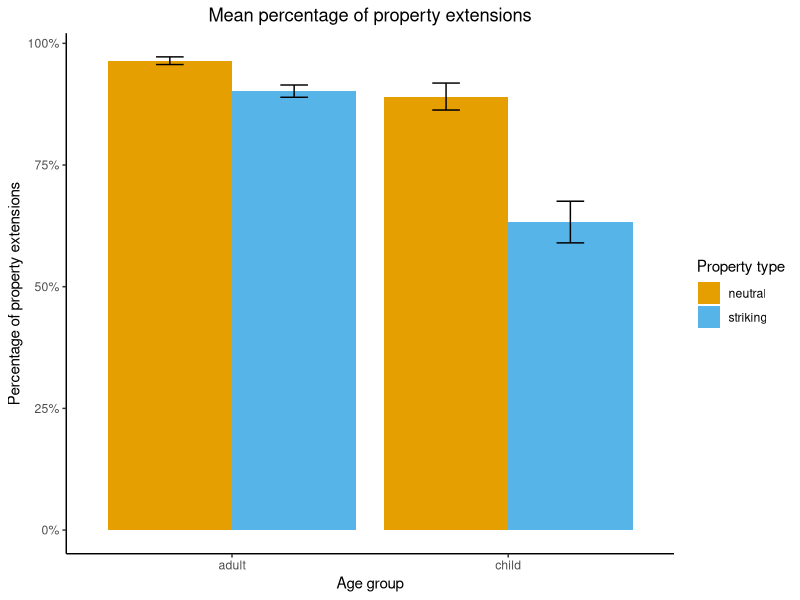
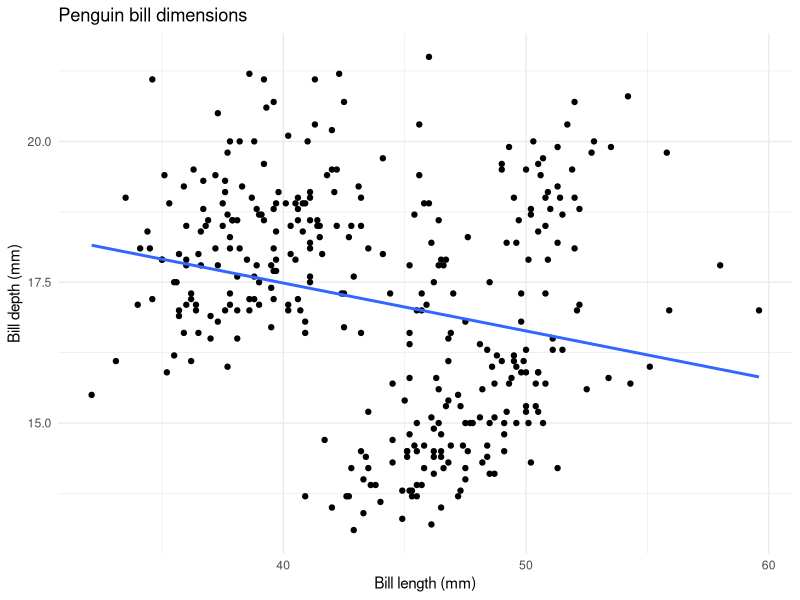
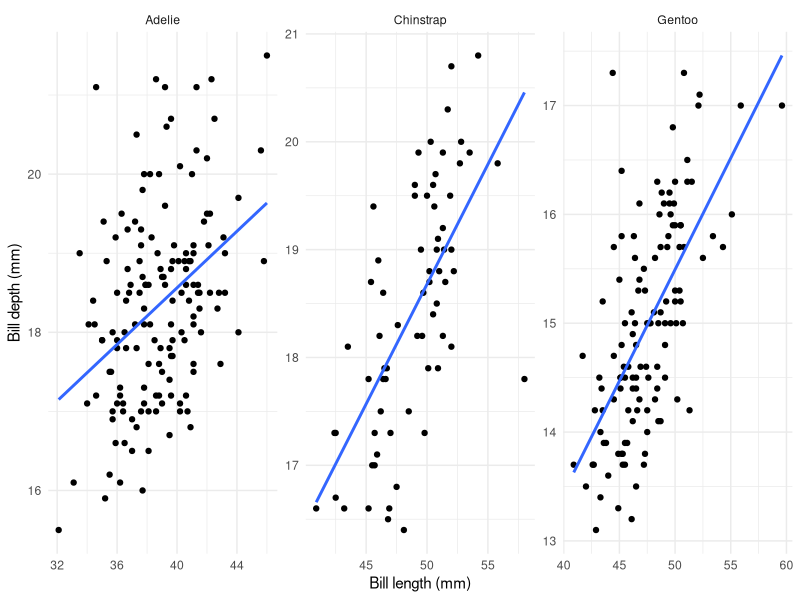
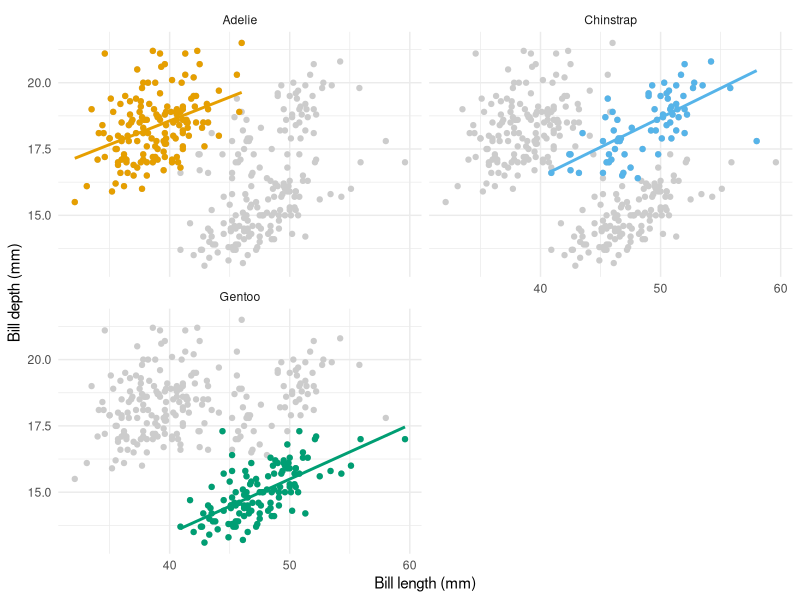

The R script that drew these images, in order:
## ---- chunk 1
knitr::opts_chunk$set(echo = TRUE, error = F, message = F, warning = F)
## ---- chunk 2
# package for convenience functions (e.g. ggplot2, dplyr, etc.)
library(tidyverse)

# use the minimal theme for plotting
ggplot2::theme_set(ggplot2::theme_minimal())

# global color scheme / non-optimized
project_colors = c("#E69F00", "#56B4E9", "#009E73", "#F0E442", "#0072B2", "#D55E00", "#CC79A7", "#000000")

# setting theme colors globally
scale_colour_discrete <- function(...) {
  scale_colour_manual(..., values = project_colors)
}
scale_fill_discrete <- function(...) {
   scale_fill_manual(..., values = project_colors)
}

# nicer global knitr options
knitr::opts_chunk$set(warning = FALSE, message = FALSE,
                      cache = FALSE, fig.align = 'center')
## ---- chunk 3
# your code here
## ---- chunk 4
frontiers <- read_csv("Frontiers 2019 adultchild exp 1.csv")
colnames(frontiers) <- c("subject_id", "gender",
                         "age", "list", "property_type",
                         "item_no", "statement", "response")
rbind(
  head(frontiers, 5),
  tail(frontiers, 5)
)
## ---- chunk 5
# your code here
## ---- chunk 6
nrow(frontiers)

frontiers |>
   pull(subject_id) |>
   unique() |>
   length()
## ---- chunk 7
# your code here
## ---- chunk 8
frontiers |>  
  group_by(age) |> 
  summarize(mean_yes = mean(response == 1)) |> 
  mutate(percent_yes = mean_yes * 100)
## ---- chunk 9
# your code here
## ---- chunk 10
# To have percent on the y-axis, you can use the library `scales`
require(scales)

frontiers |>
  group_by(property_type, age) |>
  summarise(percent = mean(response),
            s_error = sd(response) / sqrt(length(response))) |> # standard error
  ggplot(aes(x = age, y = percent, fill = property_type)) +
  geom_bar(position = position_dodge(), stat = "identity") +
  geom_errorbar(aes(ymin = percent - s_error, ymax = percent + s_error),
                width = .2,
                position = position_dodge(.9)) +
  labs(title = "Mean percentage of property extensions",
       x     = "Age group",
       y     = "Percentage of property extensions",
       fill  = "Property type") +
  theme_classic() +
  theme(plot.title = element_text(hjust = 0.5)) +
  scale_y_continuous(labels = scales::label_percent())
## ---- chunk 11
library(palmerpenguins)
glimpse(penguins)
## ---- chunk 12
with(penguins |> filter(!is.na(bill_length_mm) & !is.na(bill_depth_mm)), cor(bill_length_mm, bill_depth_mm))
# or
cor(penguins$bill_length_mm, penguins$bill_depth_mm, use = "complete.obs")
## ---- chunk 13
penguins |>
  filter(!is.na(bill_length_mm) & !is.na(bill_depth_mm)) |>
  group_by(species) |>
  summarize(
    correlation = cor(bill_length_mm, bill_depth_mm)
  )
## ---- chunk 14
# your code here
## ---- chunk 15
penguins |>
  ggplot(aes(x = bill_length_mm,
             y = bill_depth_mm)) +
  geom_point() +
  labs(title = "Penguin bill dimensions",
       x = "Bill length (mm)",
       y = "Bill depth (mm)") +
  geom_smooth(method = "lm", se = FALSE)
## ---- chunk 16
penguins |>
  ggplot(aes(x = bill_length_mm,
             y = bill_depth_mm)) +
  geom_point() +
  labs(x = "Bill length (mm)",
       y = "Bill depth (mm)") +
  geom_smooth(method = "lm", se = FALSE) +
  facet_wrap(species ~., scales = "free")
## ---- chunk 17
# your code here
## ---- chunk 18
penguins_pooled <- dplyr::select(penguins, -species)

penguins |> ggplot(aes(x = bill_length_mm,
                       y = bill_depth_mm)) +
  geom_point(data = penguins_pooled,
             colour = "grey80") +
  geom_point(aes(colour = species)) +
  geom_smooth(aes(colour = species),
              method = "lm", se = FALSE) +
  facet_wrap(species ~ ., nrow = 2) +
  labs(x = "Bill length (mm)",
       y = "Bill depth (mm)") +
  theme(legend.position = "none")
